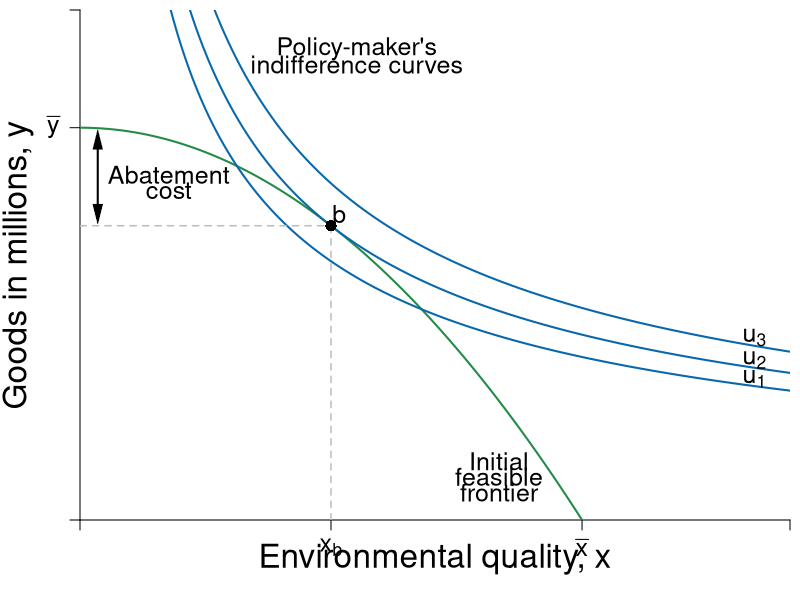

Write R code to recreate this figure.
#Graph Designer: Simon Halliday & Riley Boeth '17 & Madeleine Wettach '20
#Authors: Bowles, Foley and Halliday
#Title: Microeconomics: Competition, Conflict and Coordination

library(shape)
pdf(file = "constrained_optimization/Slide figures/indiff_feasible_environ_rd_1.pdf", width = 8, height = 8)

#Set parameters for graphics
pointsize <- 1.8
axislabelsize <- 2
labelsize <- 1.5
namesize <- 1.8
annotatesize <- 1.5
graphlinewidth <- 2
segmentlinewidth <- 1.5

COL <- c("#7fc97f", "#beaed4", "#fdc086", "#ffff99", "#386cb0", "#f0027f", "#bf5b17", "#666666")
COLA <- c("#e0f3db", "#99d8c9","#66c2a4","#41ae76", "#238b45", "#005824")
COLB <- c("#4eb3d3", "#2b8cbe", "#0868ac","#084081")

#Edited the margins to cater for the larger LHS labels
par(mar =  c(4, 4, 0.5, 0.5))

#Feasibility frontier equation and new feasbility frontier equation with R&D

ppf <- function(x, y) {
  100-((x^2)/2)
}

ppf_rd <- function(x, y) {
  100-((x^2)/3)
}

#change alpha to .4

uFn <- function(x, y, alpha = 0.4){
  (x^alpha)*(y^(1-alpha))
}

#Add limits on axes and levels of utility for each indifference curve

ylims <- c(0, 130)
xlims <- c(0, 20)

npts <- 501 
x <- seq(xlims[1], xlims[2], length.out = npts)
y <- seq(ylims[1], ylims[2], length.out = npts) 

a <- c(27, 29.16, 31.616) #alpha = 0.4

plot(0, 0, xlim = xlims, ylim = ylims, type = "n",
     xlab = expression(paste("")),
     ylab = expression(paste("")), 
     xaxt = "n", 
     yaxt = "n", 
     cex.lab = axislabelsize, 
     bty = "n", 
     xaxs="i", 
     yaxs="i"
)

#x and y limits and ticks 

# ticksx <- seq(from = 0, to = xlims[2], by = 1)
# xlabels <- seq(from = 0, to = xlims[2], by = 1)
# ticksy <- seq(from = 0, to = ylims[2], by = 10)
# ylabels <- seq(from = 0, to = ylims[2], by = 10)

ticksx <- c(xlims[1], 7.07, NA, 14.14214, xlims[2])
xlabels <- c(NA, expression(paste(x[b])), NA, expression(paste(bar(x))), NA)
ticksy <- c(ylims[1], NA, 100, ylims[2])
ylabels <- c(NA, NA, expression(paste(bar(y))), NA)

axis(1, at = ticksx, pos = 0, labels = xlabels, cex.axis = labelsize)
axis(2, at = ticksy, pos = 0, labels = ylabels, las = 1, cex.axis = labelsize)

npts <- 500 
xx1 <- seq(xlims[1], xlims[2], length.out = npts)
xx2 <- seq(0, xlims[2], length.out = npts)
xx3 <- seq(xlims[1], 0, length.out = npts)
xx4 <- seq(-11, 0, length.out = npts)

Arrows(0.5, 78, 0.5, 97, col = "black", lty = 1, lwd = 2, code = 3, arr.type = "triangle", arr.lwd = 0.5)
text(2.5, 88, expression("Abatement"), cex = labelsize)
text(2.5, 84, expression("cost"), cex = labelsize)

#Draw the feasibility frontiers
lines(xx1, ppf(xx1, y), col = COLA[5], lwd = graphlinewidth)
#lines(xx1, ppf_rd(xx1, y), col = COLA[5], lwd = graphlinewidth)

#Label the feasibility frontier frontier
text(11.8, 15, expression("Initial"), cex = labelsize)
text(11.8, 11, expression("feasible"), cex = labelsize)
text(11.8, 7, expression("frontier"), cex = labelsize)


contour(x, y, 
        outer(x, y, uFn),
        drawlabels = FALSE,
        col = COLB[3],
        lwd = graphlinewidth,
        levels = a, 
        xaxs="i", 
        yaxs="i", 
        add = TRUE)

#Axis labels
#mtext(expression(paste("Environmental quality, ", x)), side = 1, line = 2.5, cex = axislabelsize)
text(0.5*xlims[2], -10, expression(paste("Environmental quality, ", x)), xpd = TRUE, cex = axislabelsize) 
text(-1.75, 0.5*ylims[2], expression(paste("Goods in millions, ", y)), xpd = TRUE, cex = axislabelsize, srt = 90) 

#Label the indifference curves generally
text(7.8, 120, expression("Policy-maker's"), cex = labelsize)
text(7.8, 116, expression("indifference curves"), cex = labelsize)

#Label the indifference curves and place labels properly
text(19, 36, expression(u[1]), cex = labelsize)
text(19, 40.8, expression(u[2]), cex = labelsize)
text(19, 46.5, expression(u[3]), cex = labelsize)

#Annotate max u point on feasibility with r&D frontier
#text(9.1, ppf_rd(8.66) + 3, expression(paste(r)), cex = labelsize)
#segments(8.66, 0, 8.66, ppf_rd(x = 8.66), lty = 2, col = "gray", lwd = segmentlinewidth)
#segments(0, ppf_rd(x = 8.66), 8.66, ppf_rd(x = 8.66), lty = 2, col = "gray", lwd = segmentlinewidth)
#points(8.66, ppf_rd(x = 8.66), pch = 16, col = "black", cex = 1.5)

#Annotate max u point on feasibility frontier
text(7.3, ppf(7.07) + 3, expression(paste(b)), cex = labelsize)
segments(7.07, 0, 7.07, ppf(x = 7.07), lty = 2, col = "gray", lwd = segmentlinewidth)
segments(0, ppf(x = 7.07), 7.07, ppf(x = 7.07), lty = 2, col = "gray", lwd = segmentlinewidth)
points(7.07, ppf(x = 7.07), pch = 16, col = "black", cex = 1.5)

#Added arrow for abatement costs and labeled the arrow as such
#arrows(.2, 75, .2, 100, length = 0.1, angle = 30, code = 3, col = par("fg"), lty = par("lty"),   lwd = par("lwd"))
#text(1.71, 88, expression(paste("Abatement")), cex = labelsize)
#text(1.05, 84, expression(paste("Costs")), cex = labelsize)


dev.off()
